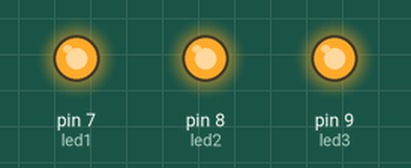
Simulated run of this sketch. Board: Arduino Uno, built with avr-gcc and run on an emulated ATmega328P. Shown: output pins drawn as LEDs (lit = HIGH).

Above: at 1.0 s.
At 3.0 s:
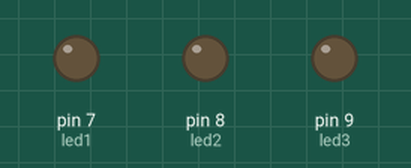
Timing chart, 0 to 5.2 s (numbered marks = the images above):
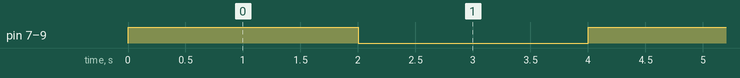

The sketch:

Three_leds.ino
```cpp
int led1 = 7;//pin 7
int led2 = 8;//pin 8
int led3 = 9;//pin 9

void setup() {

  pinMode(led1,OUTPUT);
  pinMode(led2,OUTPUT);
  pinMode(led3,OUTPUT);

}

void loop() {

digitalWrite(led1,HIGH);//led1 on
digitalWrite(led2,HIGH);//led2 on
digitalWrite(led3,HIGH);//led3 on

delay(2000);

digitalWrite(led1,LOW);//led1 off
digitalWrite(led2,LOW);//led2 off
digitalWrite(led3,LOW);//led3 off

  delay(2000);
}
```

Measured:
- by itself, pin 7 (led1), pin 8 (led2), pin 9 (led3): alternates HIGH for 2.0 s and LOW for 2.0 s
